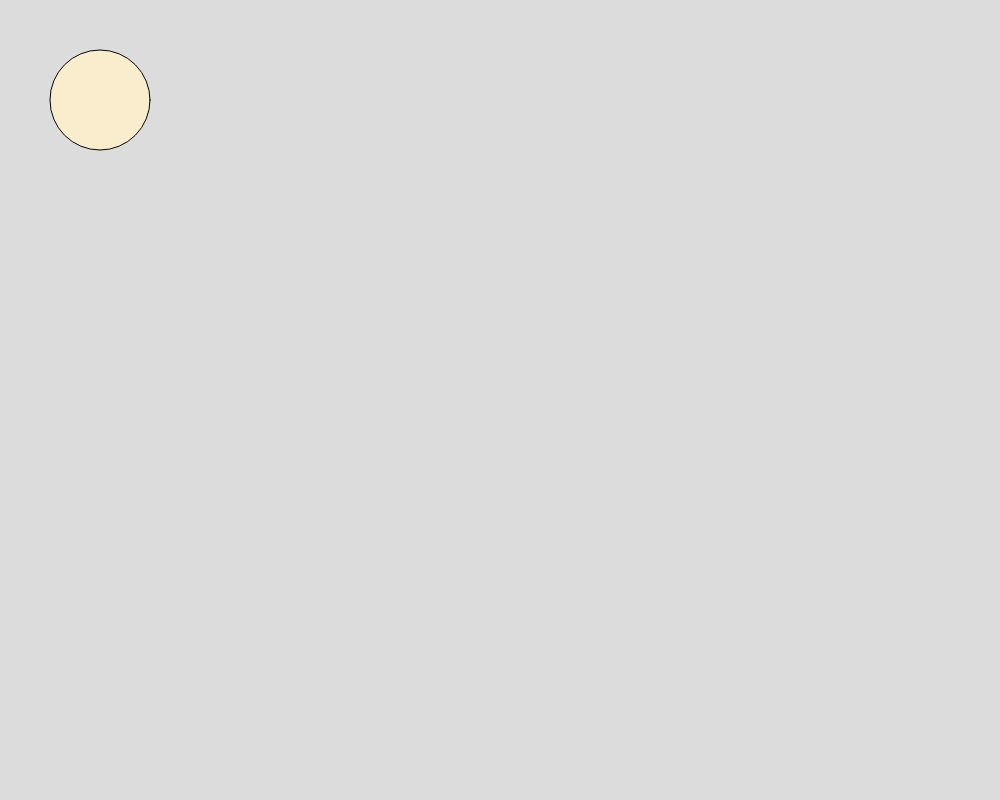
Frame 1 (no input)
Frame 60 (no input): identical to frame 1, image omitted
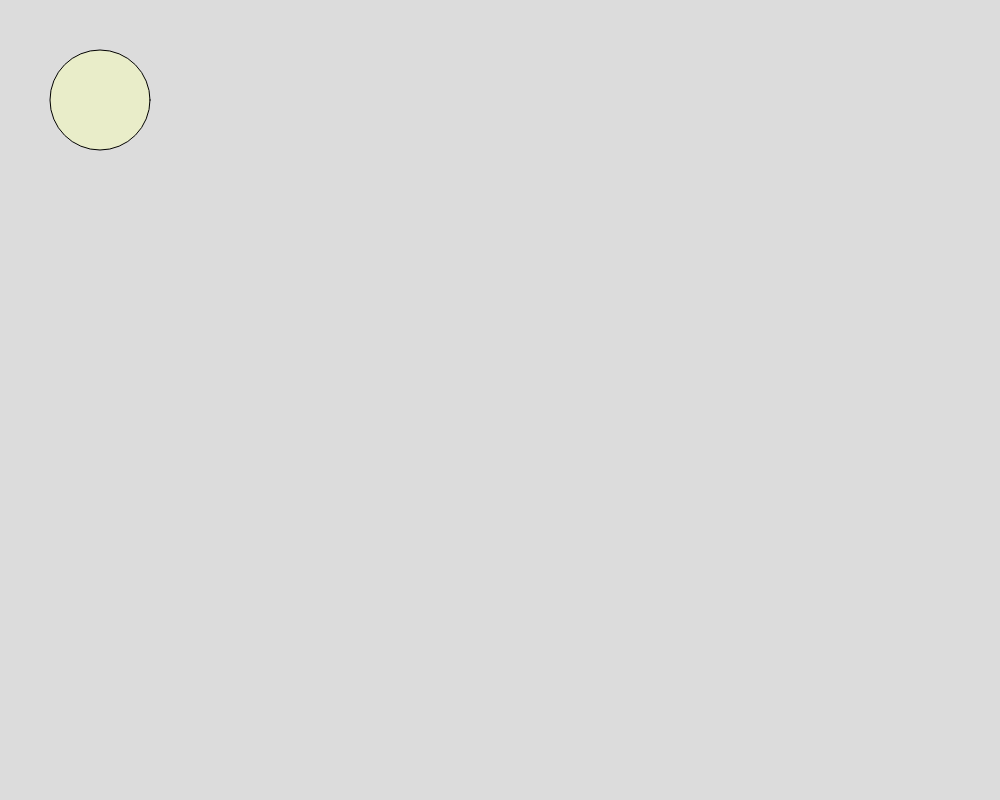
Frame 120 (the mouse pressed at the canvas centre since frame 60)

The p5.js sketch that drew these frames (run headless with seeded random() and noise() and a simulated clock; from frame 60 on, the mouse is pressed at the canvas centre):

// p5.js sketch
// ── sketch.js
let bf_url = "https://coolors.co/ccd5ae-e9edc9-fefae0-faedcd-d4a373";
bf_url = bf_url.split("/");
let url = bf_url[3];
//console.log(url);
let color_cd = [];

let new_color = bf_url[3].split("-");

let result_color = "";
//console.log(new_color.length);



for(let i= 0; i < new_color.length; i++) {
  color_cd[i] = "#" + new_color[i];

}


console.log(color_cd);





function setup() {
  createCanvas(1000, 800);
}

function draw() {
  background(220);
  
 // console.log("reseult:" + color_cd[3]);
  //stroke("#99ff99");
  
  let c = random(color_cd);
  fill(c);
  ellipse(100,100,100,100);
  
  
}
// ── p5jsmain.html
p5jsmain.html입니다 
